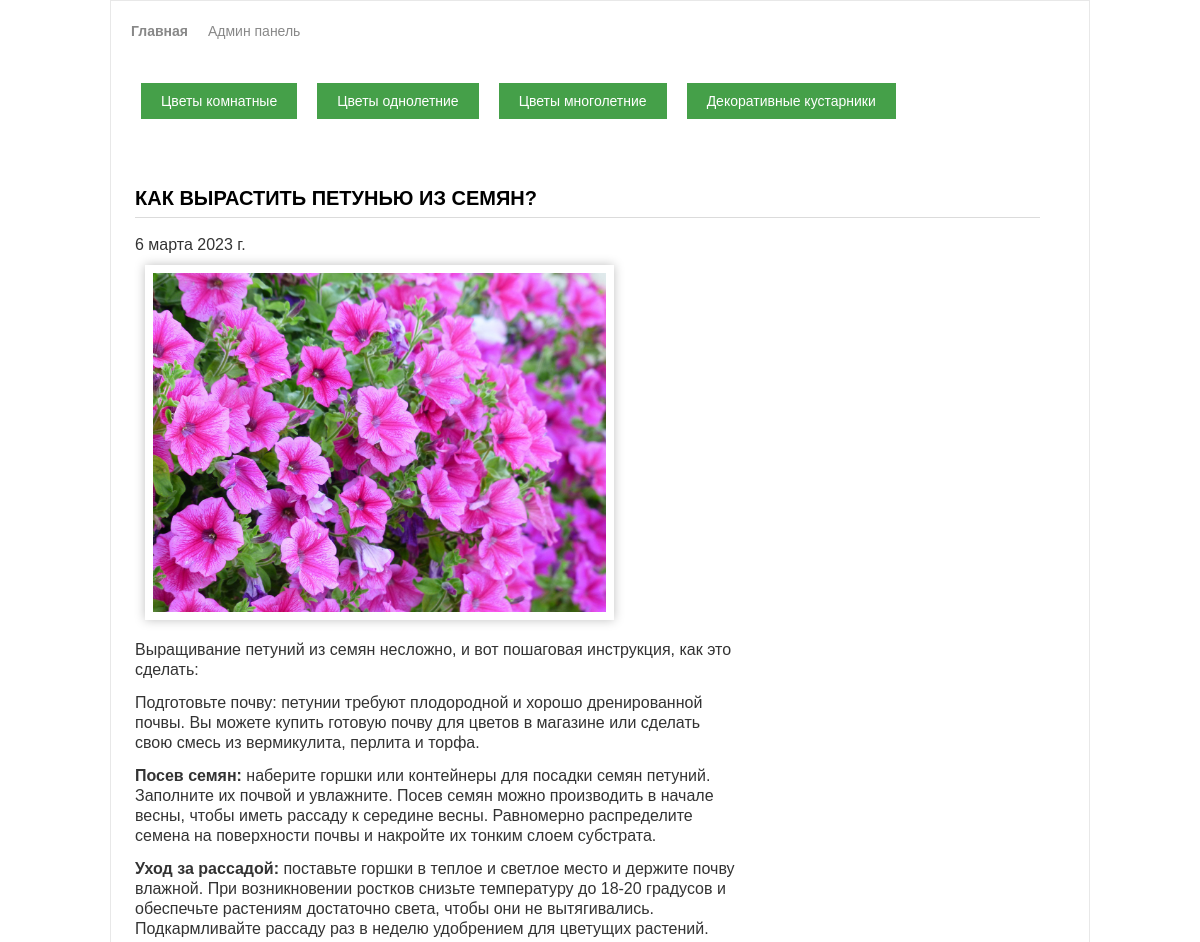
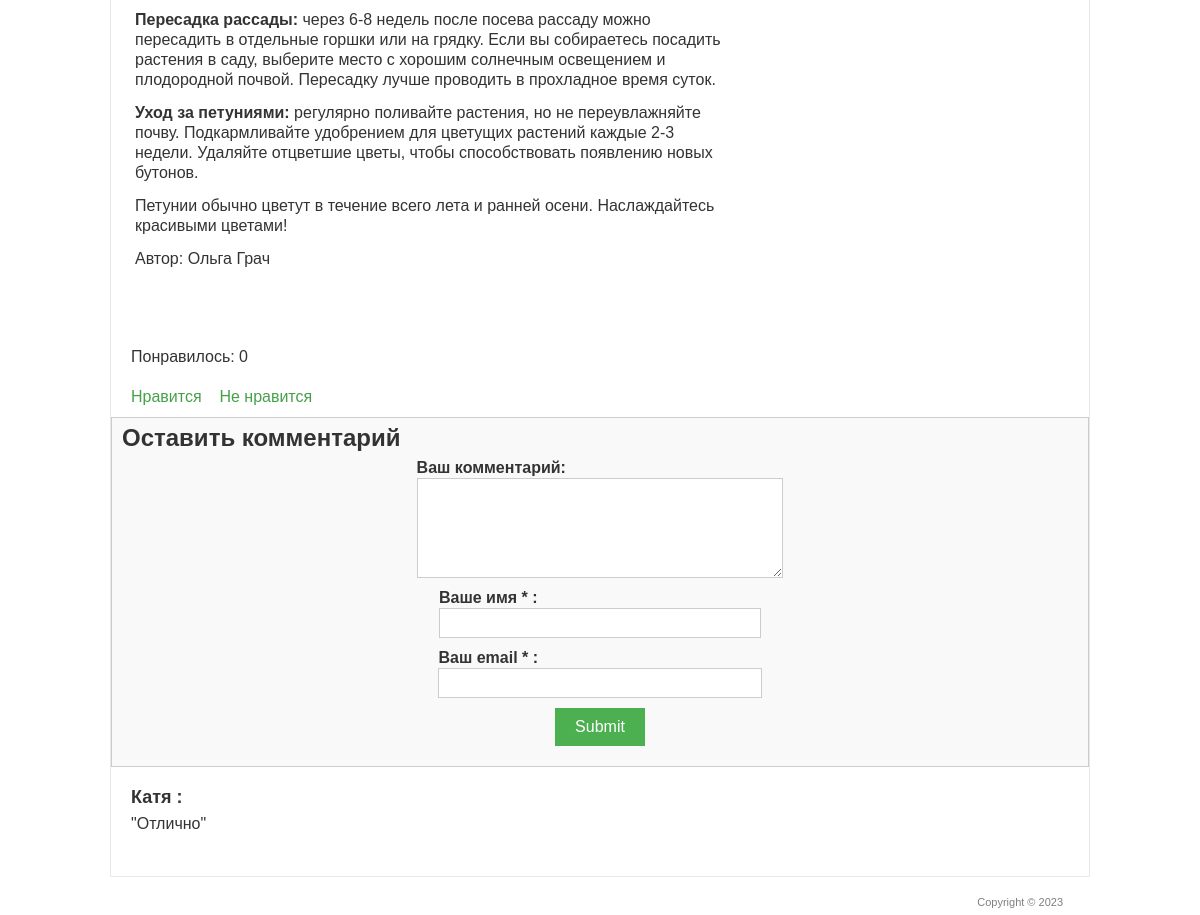
Before: /1/ with the older database file (2 pictures, top to bottom).
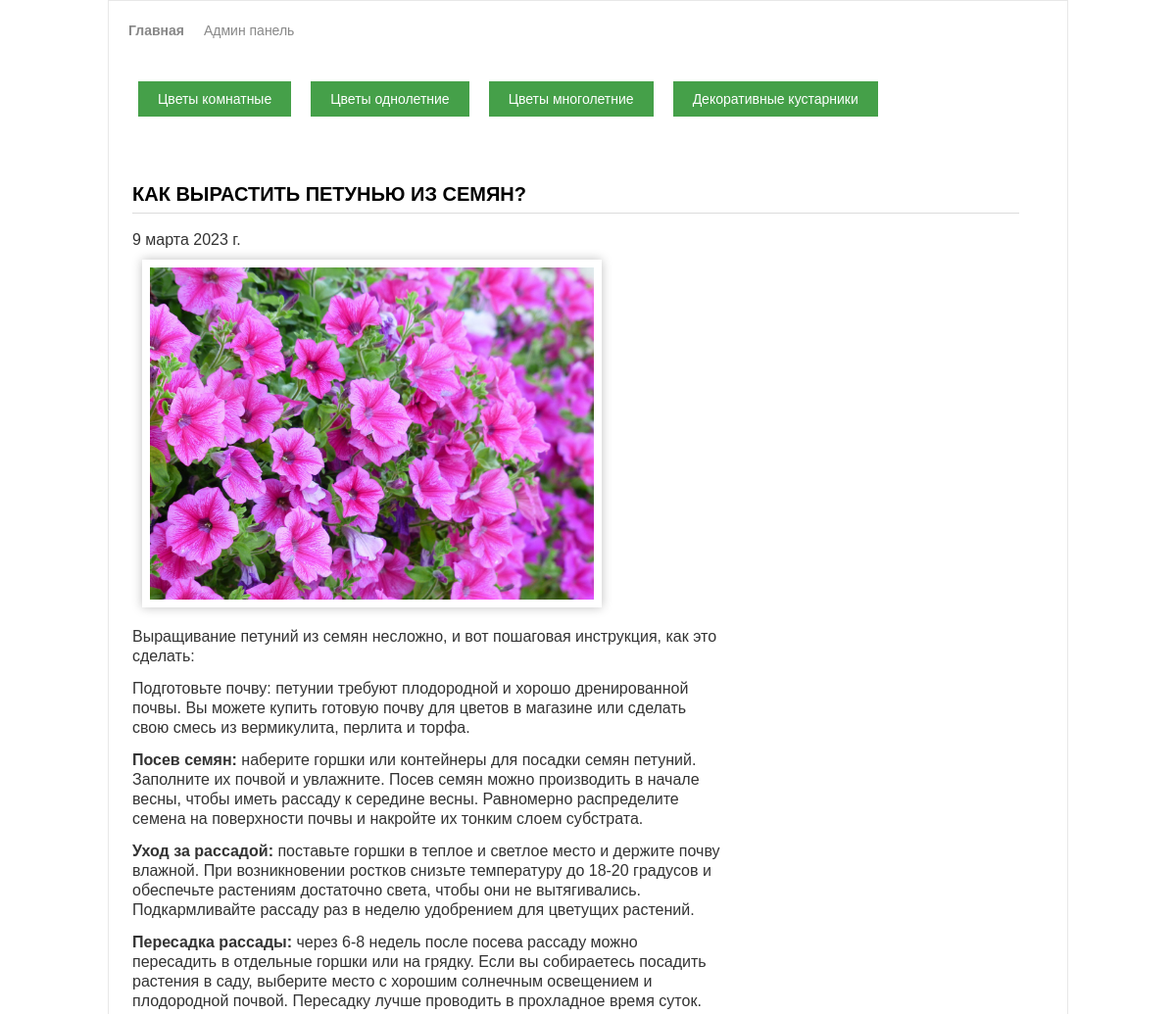
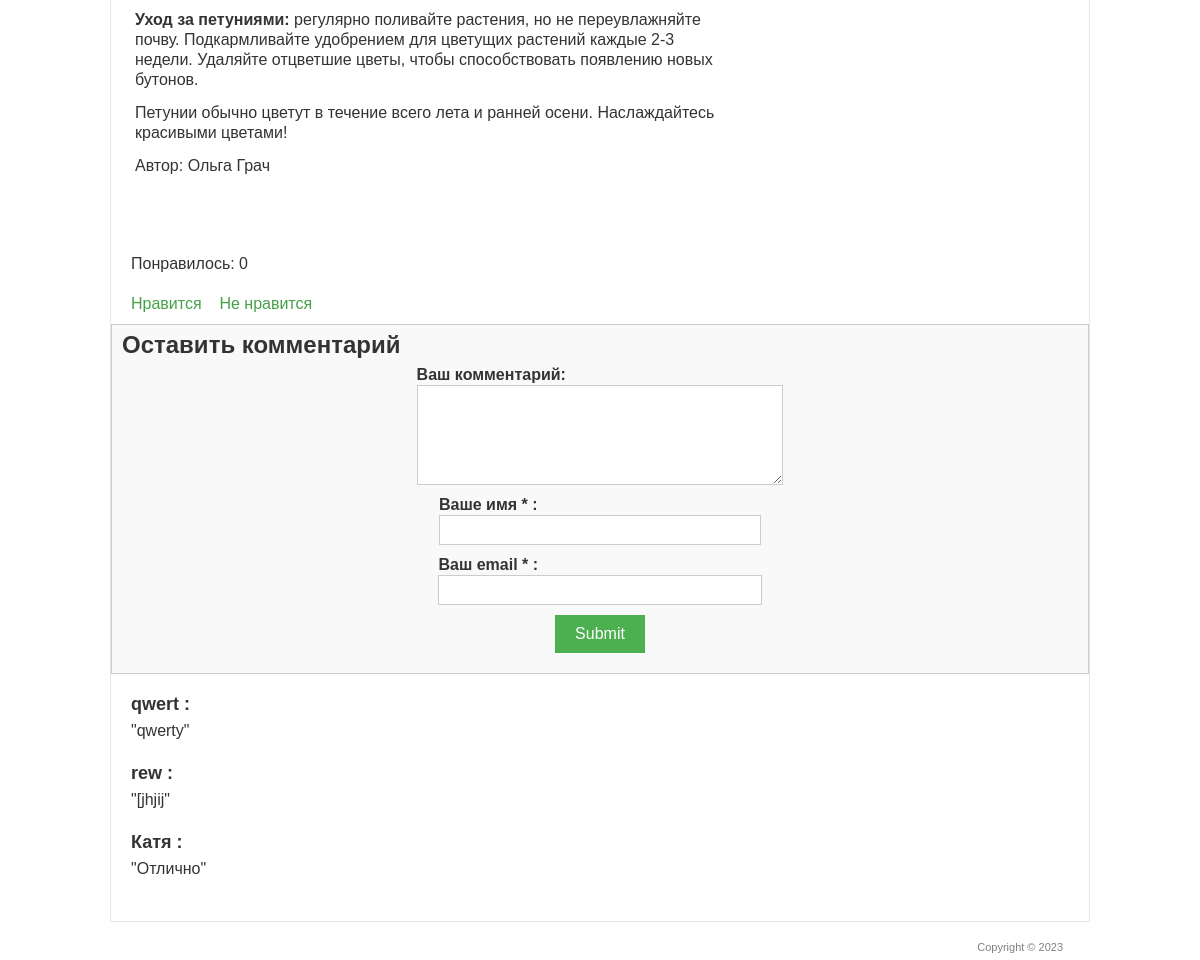
After: the same page with the newer database file (2 pictures, top to bottom).
### blog/models.py (models this page shows, shortened)
class Post(models.Model):
    TOPIC_TYPES = [
        (1, 'Цветы комнатные'),
        (2, 'Цветы однолетние'),
        (3, 'Цветы многолетние'),
        (4, 'Декоративные кустарники'),
    ]
    title = models.CharField('Название статьи', max_length=150)
    text = models.TextField('Текст статьи')
    author = models.CharField('Автор', max_length=100)
    data = models.DateField('Дата публикации')
    img = models.ImageField('Изображение', upload_to='image/%Y')
    type = models.IntegerField(choices=TOPIC_TYPES)
    class Meta:
        verbose_name = 'Статья'
        verbose_name_plural = 'Статьи сайта'

class Comments(models.Model):
    email = models.EmailField()
    name = models.CharField('Имя', max_length=50)
    text_comment = models.TextField('Текст комментария', max_length=1500)
    post = models.ForeignKey(Post, verbose_name='Статья', on_delete=models.CASCADE)
    class Meta:
        ordering = ['-id']
        verbose_name = 'Комментарий'
        verbose_name_plural = 'Комментарии'

### blog/views.py (the view)
# urls.py: path('<int:art_id>/', PostSingle.as_view()),
class PostSingle(View):
    def get(self, request, art_id):
        post = Post.objects.get(id=art_id)
        return render(request, 'blog/single.html', {'post': post})

### templates/blog/single.html (shortened to what this page needs)
<!DOCTYPE>
{% load static %}
<html >
<head>
	<link rel="stylesheet" href="{% static 'css/style.css' %}" type="text/css" media="all" />
</head>
<body>
<div class="shell">
	<div class="border">
		<div id="navigation_adm">
			<ul>
			    <li><a href="/" class="active">Главная</a></li>
			    <li><a href="/admin">Админ панель</a></li>
			</ul>
		</div>
        <div id="navigation">
			<ul>
			    <li><a href="/filter/?type=1">Цветы комнатные</a></li>
			    <li><a href="/filter/?type=2">Цветы однолетние</a></li>
                <li><a href="/filter/?type=3">Цветы многолетние</a></li>
			    <li><a href="/filter/?type=4">Декоративные кустарники</a></li>
			</ul>
		</div>
		<div id="main">
			<div id="content" class="left">
				<div class="projects">
					<h3>{{ post.title }}</h3>
                    <p class="data">{{ post.data }}</p>
                   <p>
                       <img src="{{ post.img.url }}" width="50%" alt="" />
                   </p>
					<div class="item">
						<div class="text left">
							<article>{{ post.text|safe }}</article>
							<p>Автор: {{ post.author }}</p>
						</div>
					</div>
				</div>
			</div>
		</div>
        <div class="like">
            <br>
            <p>Понравилось: {{ post.likes_set.all.count }}</p>
            <br>
            <a href="{% url 'add_like' post.id %}">Нравится</a>&nbsp; &nbsp;
            <a href="{% url 'del_like' post.id %}">Не нравится</a>
        </div>
        <div class="form_comments">
            <h3>Оставить комментарий</h3>
            <div>
                <form action="{% url 'add_comments' post.id %}" method="post">
                    <div>
                        <label>Ваш комментарий:</label>
                        <textarea name="text_comment"></textarea>
                    </div>
                    <div>
                        <label>Ваше имя * :</label>
                        <input name="name" type="text">
                    </div>
                    <div>
                        <label>Ваш email * :</label>
                        <input name="email" type="email">
                    </div>
                    <div>
                        <input type="submit">
                    </div>
                </form>
            </div>
        </div>
        <div class="comments">
            {% for comment in post.comments_set.all %}
                <h4>{{ comment.name }} : </h4>
                <p>
                    "{{ comment.text_comment }}"
                </p>
                <br>
            {% endfor %}
        </div>
	</div>
	<div id="footer">
		<p class="copy right">Copyright &copy;  2023 </p>
	</div>
</div>
</body>
</html>

### static/css/style.css (style rules this page uses)
* { margin: 0; padding: 0; outline:0; }
body { font-size: 16px; line-height: 20px; font-family: Georgia, Arial, Helvetica, Sans-Serif; color: #333; background-image: url('../img/bg.jpg'); background-size: cover; background-repeat: no-repeat; background-position: center; }
a { color: #45a049; text-decoration: none; cursor:pointer; }
input, textarea, select { font-family: Arial, Helvetica, sans-serif; font-size:16px; }
textarea { overflow:auto; }
.left, .alignleft { float: left; display: inline; }
.right, .alignright { float: right; display: inline; }
.shell { width: 980px; margin: 0 auto; }
.border { border: 1px solid #e8e8e8; background: #fff; position: relative; }
#main { width: 932px; padding: 37px 24px 17px 24px; }
#main h3 { font-size: 20px; line-height: 20px; color: #000; text-transform: uppercase; border-bottom: 1px solid #dbdbdb; padding: 0 0 9px 0; }
#content { width: 905px; }
.projects { padding: 10px 0 0 0; }
.projects h3 { margin: 0 0 17px 0; }
.projects .item { margin: 0 0 28px 0; }
.projects .text { width: 600px; }
.projects .text p { padding: 10px 0 3px 0; }
#footer { font-family: Arial, sans-serif; font-size: 11px; line-height: 14px; color: #7f7f7f; padding: 18px 27px 20px 38px; background: #ffffff; }
img { box-shadow: 0 0 10px rgba(0, 0, 0, 0.25); border: 4px solid #fff; padding: 4px; margin: 10px; }
#navigation_adm ul { list-style-type: none; margin: 0; padding: 20px; display: flex; }
#navigation_adm li { margin-right: 20px; }
#navigation_adm li:last-child { margin-right: 0; }
#navigation_adm a { color: #888; font-size: 14px; text-decoration: none; }
#navigation_adm a.active { font-weight: bold; }
#navigation ul { list-style-type: none; margin: 20px; padding: 10px; display: flex; }
#navigation li { margin-right: 20px; }
#navigation li:last-child { margin-right: 0; }
#navigation a { color: #888; font-size: 14px; text-decoration: none; }
#navigation a { margin-top: 20px; background-color: #45a049; color: white; border: none; padding: 10px 20px; cursor: pointer; transition: background-color 0.3s ease-in-out; }
.like { padding: 10px 20px; }
.form_comments { background-color: #f9f9f9; border: 1px solid #ccc; padding: 10px; }
.form_comments h3 { font-size: 24px; margin-bottom: 10px; }
.form_comments form { display: flex; flex-direction: column; align-items: center; }
.form_comments label { font-weight: bold; margin-bottom: 5px; }
.form_comments textarea { width: 100%; height: 100px; margin-bottom: 10px; padding: 5px; border: 1px solid #ccc; }
.form_comments input { width: 100%; margin-bottom: 10px; padding: 5px; border: 1px solid #ccc; }
.form_comments input[type="submit"] { background-color: #4CAF50; color: white; border: none; cursor: pointer; padding: 10px 20px; font-size: 16px; }
.comments { margin: 20px; }
.comments h4 { font-size: 18px; font-weight: bold; margin-bottom: 5px; }
.comments p { margin: 0; font-size: 16px; line-height: 1.5; }

Changed rows visible on the page:
changed Post "КАК ВЫРАСТИТЬ ПЕТУНЬЮ ИЗ СЕМЯН?": data "6 марта 2023 г." → "9 марта 2023 г."
added Comments: name "qwert", text_comment "qwerty"
added Comments: name "rew", text_comment "[jhjij"
